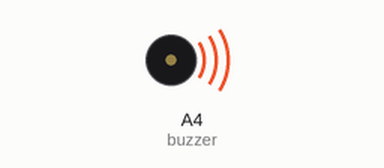
Bench run of a sketch on a simulated Arduino Uno, built with avr-gcc and run on an emulated ATmega328P. Parts: buzzer (waves = sounding).

Above: at 0.1 s.
At 61.0 s:
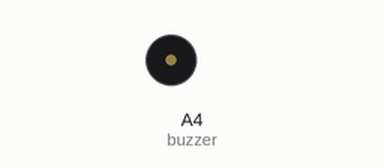
Timing chart, 0 to 62.5 s (numbered marks = the images above):
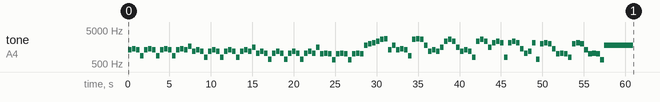

The sketch:

In_the_Desolate_Hallway.ino
```cpp
// GENSHIN IMPACT 龍脊雪山常駐 BGM "靜謐的廳堂" / Dragonspine Ambient OST "In the Desolate Hallway"

#include <avr/pgmspace.h>

#define NOTE_B0  31
#define NOTE_C1  33
#define NOTE_CS1 35
#define NOTE_D1  37
#define NOTE_DS1 39
#define NOTE_E1  41
#define NOTE_F1  44
#define NOTE_FS1 46
#define NOTE_G1  49
#define NOTE_GS1 52
#define NOTE_A1  55
#define NOTE_AS1 58
#define NOTE_B1  62
#define NOTE_C2  65
#define NOTE_CS2 69
#define NOTE_D2  73
#define NOTE_DS2 78
#define NOTE_E2  82
#define NOTE_F2  87
#define NOTE_FS2 93
#define NOTE_G2  98
#define NOTE_GS2 104
#define NOTE_A2  110
#define NOTE_AS2 117
#define NOTE_B2  123
#define NOTE_C3  131
#define NOTE_CS3 139
#define NOTE_D3  147
#define NOTE_DS3 156
#define NOTE_E3  165
#define NOTE_F3  175
#define NOTE_FS3 185
#define NOTE_G3  196
#define NOTE_GS3 208
#define NOTE_A3  220
#define NOTE_AS3 233
#define NOTE_B3  247
#define NOTE_C4  262
#define NOTE_CS4 277
#define NOTE_D4  294
#define NOTE_DS4 311
#define NOTE_E4  330
#define NOTE_F4  349
#define NOTE_FS4 370
#define NOTE_G4  392
#define NOTE_GS4 415
#define NOTE_A4  440
#define NOTE_AS4 466
#define NOTE_B4  494
#define NOTE_C5  523
#define NOTE_CS5 554
#define NOTE_D5  587
#define NOTE_DS5 622
#define NOTE_E5  659
#define NOTE_F5  698
#define NOTE_FS5 740
#define NOTE_G5  784
#define NOTE_GS5 831
#define NOTE_A5  880
#define NOTE_AS5 932
#define NOTE_B5  988
#define NOTE_C6  1047
#define NOTE_CS6 1109
#define NOTE_D6  1175
#define NOTE_DS6 1245
#define NOTE_E6  1319
#define NOTE_F6  1397
#define NOTE_FS6 1480
#define NOTE_G6  1568
#define NOTE_GS6 1661
#define NOTE_A6  1760
#define NOTE_AS6 1865
#define NOTE_B6  1976
#define NOTE_C7  2093
#define NOTE_CS7 2217
#define NOTE_D7  2349
#define NOTE_DS7 2489
#define NOTE_E7  2637
#define NOTE_F7  2794
#define NOTE_FS7 2960
#define NOTE_G7  3136
#define NOTE_GS7 3322
#define NOTE_A7  3520
#define NOTE_AS7 3729
#define NOTE_B7  3951
#define NOTE_C8  4186
#define NOTE_CS8 4435
#define NOTE_D8  4699
#define NOTE_DS8 4978
#define NOTE_E8  5274
#define NOTE_F8  5588
#define NOTE_FS8 5920
#define NOTE_G8  6272
#define NOTE_GS8 6645
#define NOTE_A8  7074
#define NOTE_AS8 7459
#define NOTE_B8  7902
#define REST 0

int tempo = 62;
int buzzer = A4;

const int melody[] PROGMEM = {
  NOTE_E6,8,NOTE_F6,8,NOTE_E6,8,NOTE_A5,8,NOTE_E6,8,NOTE_F6,8,NOTE_E6,8,NOTE_A5,8,NOTE_E6,8,NOTE_F6,8,NOTE_E6,8,NOTE_A5,8,NOTE_E6,8,NOTE_F6,8,NOTE_E6,8,NOTE_GS6,8,
  NOTE_D6,8,NOTE_E6,8,NOTE_D6,8,NOTE_G5,8,NOTE_D6,8,NOTE_E6,8,NOTE_D6,8,NOTE_G5,8,NOTE_D6,8,NOTE_E6,8,NOTE_D6,8,NOTE_G5,8,NOTE_D6,8,NOTE_E6,8,NOTE_D6,8,NOTE_G6,8,
  NOTE_C6,8,NOTE_D6,8,NOTE_C6,8,NOTE_F5,8,NOTE_C6,8,NOTE_D6,8,NOTE_C6,8,NOTE_F5,8,NOTE_C6,8,NOTE_D6,8,NOTE_C6,8,NOTE_F5,8,NOTE_C6,8,NOTE_D6,8,NOTE_C6,8,NOTE_G6,8,
  NOTE_B5,8,NOTE_C6,8,NOTE_B5,8,NOTE_E5,8,NOTE_B5,8,NOTE_C6,8,NOTE_B5,8,NOTE_E5,8,NOTE_B5,8,NOTE_C6,8,NOTE_B5,8,
  NOTE_A6,8,NOTE_B6,8,NOTE_C7,8,NOTE_D7,8,NOTE_E7,8,NOTE_F7,8,NOTE_E6,8,NOTE_A6,8,NOTE_E6,8,NOTE_F6,8,NOTE_E6,8,NOTE_A5,8,
  NOTE_E7,8,NOTE_F7,8,NOTE_E7,8,NOTE_A6,8,NOTE_D6,8,NOTE_E6,8,NOTE_D6,8,NOTE_G6,8,NOTE_D7,8,NOTE_E7,8,NOTE_D7,8,NOTE_G6,8,
  NOTE_D6,8,NOTE_E6,8,NOTE_D6,8,NOTE_G5,8,NOTE_D7,8,NOTE_E7,8,NOTE_D7,8,NOTE_G6,8,NOTE_C7,8,NOTE_D7,8,NOTE_C7,8,NOTE_G5,8,
  NOTE_C7,8,NOTE_D7,8,NOTE_C7,8,NOTE_F6,8,NOTE_C6,8,NOTE_D6,8,NOTE_C7,8,NOTE_F5,8,NOTE_B6,8,NOTE_C7,8,NOTE_B6,8,NOTE_F6,8,
  NOTE_B5,8,NOTE_C6,8,NOTE_B5,8,NOTE_G5,8,NOTE_B6,8,NOTE_C7,8,NOTE_B6,8,NOTE_E6,8,NOTE_B5,8,NOTE_C6,8,NOTE_B5,8,NOTE_E5,8,NOTE_A6,1,

};

int notes = sizeof(melody) / sizeof(melody[0]) / 2;
int wholenote = (60000 * 4) / tempo;

void playMelody(const int melody[], int notes, int wholenote) {
  for (int thisNote = 0; thisNote < notes * 2; thisNote += 2) {

    int pitch = pgm_read_word(&melody[thisNote]);
    int divider = pgm_read_word(&melody[thisNote + 1]);

    int noteDuration;

    if (divider > 0) {
      // 正常音符
      noteDuration = wholenote / divider;
    } else {
      // 負音符（1.5倍）
      noteDuration = wholenote / abs(divider);
      noteDuration = noteDuration * 1.5;
    }

    tone(buzzer, pitch, noteDuration * 0.9);
    delay(noteDuration);
    noTone(buzzer);
  }
}

void setup() {
  playMelody(melody, notes, wholenote);
}

void loop() {
}
```
